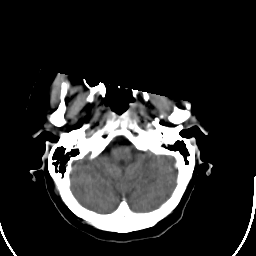
#> input picture CT/16003.png, 256 x 256 px
$ python main.py
#> lines starting #> are read from the running program, lines starting #| are printed output that depends on the picture; after the words box and inside, x2 and y2 are one past the last pixel; in counts of white or black regions, pixels touching at a corner belong together
import os
import cv2
import numpy as np
import pywt
from skimage.metrics import structural_similarity as ssim
from skimage.metrics import peak_signal_noise_ratio as psnr


# ============================================================
# DWT-BASED MEDICAL IMAGE FUSION
# CT + MRI IMAGE FUSION
# ============================================================

print("=" * 60)
print("       DWT-BASED MEDICAL IMAGE FUSION SYSTEM")
print("=" * 60)


# ------------------------------------------------------------
# 1. FILE PATHS
# ------------------------------------------------------------

CT_PATH = os.path.join("CT", "16003.png")
MRI_PATH = os.path.join("MRI", "16003.png")

OUTPUT_DIR = "outputs"

os.makedirs(OUTPUT_DIR, exist_ok=True)

FUSED_PATH = os.path.join(OUTPUT_DIR, "fused_image.png")
CT_GRAY_PATH = os.path.join(OUTPUT_DIR, "ct_processed.png")
MRI_GRAY_PATH = os.path.join(OUTPUT_DIR, "mri_processed.png")


# ------------------------------------------------------------
# 2. CHECK FILES
# ------------------------------------------------------------

print("\n[1] Checking input images...")

if not os.path.exists(CT_PATH):
    print("ERROR: CT image not found!")
    print("Expected:", CT_PATH)
    raise SystemExit

if not os.path.exists(MRI_PATH):
    print("ERROR: MRI image not found!")
    print("Expected:", MRI_PATH)
    raise SystemExit

print("CT image found  :", CT_PATH)
print("MRI image found :", MRI_PATH)


# ------------------------------------------------------------
# 3. LOAD IMAGES
# ------------------------------------------------------------

print("\n[2] Loading CT and MRI images...")

ct_image = cv2.imread(CT_PATH, cv2.IMREAD_GRAYSCALE)
#> ct_image is the input picture: shape (256, 256); min 0, max 255, mean 42.1
mri_image = cv2.imread(MRI_PATH, cv2.IMREAD_GRAYSCALE)
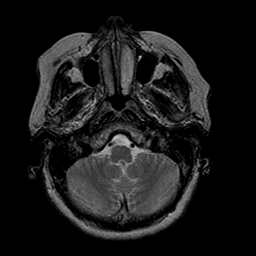
#> input picture MRI/16003.png, 256 x 256 px
#> mri_image is the input picture: shape (256, 256); min 0, max 201, mean 25

if ct_image is None:
    print("ERROR: Unable to read CT image.")
    raise SystemExit

if mri_image is None:
    print("ERROR: Unable to read MRI image.")
    raise SystemExit

print("CT shape  :", ct_image.shape)
#| CT shape  : (256, 256)
print("MRI shape :", mri_image.shape)
#| MRI shape : (256, 256)


# ------------------------------------------------------------
# 4. IMAGE PREPROCESSING
# ------------------------------------------------------------

print("\n[3] Preprocessing images...")

# Resize MRI to CT dimensions
if ct_image.shape != mri_image.shape:
    mri_image = cv2.resize(
        mri_image,
        (ct_image.shape[1], ct_image.shape[0]),
        interpolation=cv2.INTER_LINEAR
    )

# Normalize both images to 0-255
ct_image = cv2.normalize(
    ct_image,
    None,
    0,
    255,
    cv2.NORM_MINMAX
).astype(np.uint8)

mri_image = cv2.normalize(
    mri_image,
    None,
    0,
    255,
    cv2.NORM_MINMAX
).astype(np.uint8)

cv2.imwrite(CT_GRAY_PATH, ct_image)
cv2.imwrite(MRI_GRAY_PATH, mri_image)

print("Preprocessing completed.")
print("Final image size:", ct_image.shape)
#| Final image size: (256, 256)


# ------------------------------------------------------------
# 5. CONVERT TO FLOAT
# ------------------------------------------------------------

ct_float = ct_image.astype(np.float32) / 255.0
mri_float = mri_image.astype(np.float32) / 255.0


# ------------------------------------------------------------
# 6. DWT DECOMPOSITION
# ------------------------------------------------------------

print("\n[4] Performing DWT decomposition...")

wavelet = "db2"

ct_coefficients = pywt.dwt2(ct_float, wavelet)
mri_coefficients = pywt.dwt2(mri_float, wavelet)

ct_LL, (ct_LH, ct_HL, ct_HH) = ct_coefficients
mri_LL, (mri_LH, mri_HL, mri_HH) = mri_coefficients
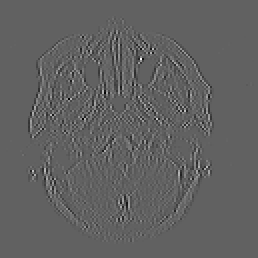
#> mri_HL: shape (129, 129) float32 (shown 2 times larger); min -0.301, max 0.483, mean -2.17e-05; drawn with min black and max white

print("DWT decomposition completed.")

print("CT LL shape :", ct_LL.shape)
#| CT LL shape : (129, 129)
print("MRI LL shape:", mri_LL.shape)
#| MRI LL shape: (129, 129)


# ------------------------------------------------------------
# 7. FUSION RULE
# ------------------------------------------------------------

print("\n[5] Applying DWT fusion rule...")


def average_fusion(ct_component, mri_component):
    """
    Average fusion for low-frequency components.
    """
    return (ct_component + mri_component) / 2.0
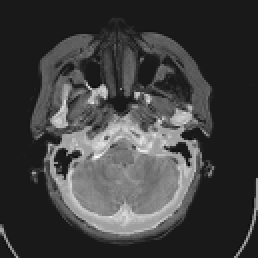
#> returned value: shape (129, 129) float32 (shown 2 times larger); min -0.193, max 1.72, mean 0.285; drawn with min black and max white


def maximum_abs_fusion(ct_component, mri_component):
    """
    Select coefficient having greater absolute magnitude.
    Useful for preserving important high-frequency details.
    """
    mask = np.abs(ct_component) >= np.abs(mri_component)
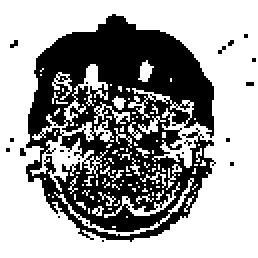
#> mask: shape (129, 129) bool (shown 2 times larger); 62.6% white; 23 black regions (22 under 20 px), largest, box (x1, y1, x2, y2) and area: (13, 7, 108, 121) 6133

    fused = np.where(
        mask,
        ct_component,
        mri_component
    )
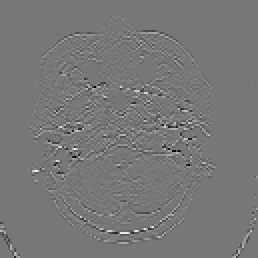
#> fused: shape (129, 129) float32 (shown 2 times larger); min -0.725, max 0.817, mean 0.000221; drawn with min black and max white

    return fused


# Low-frequency component
fused_LL = average_fusion(ct_LL, mri_LL)

# High-frequency components
fused_LH = maximum_abs_fusion(ct_LH, mri_LH)
fused_HL = maximum_abs_fusion(ct_HL, mri_HL)
#> in maximum_abs_fusion (call 2), `mask = np.abs(ct_component) >= np.abs(mri_component)`: mask: shape (129, 129) bool; 64% white; 29 black regions (28 under 20 px), largest, box (x1, y1, x2, y2) and area: (13, 7, 108, 121) 5882
fused_HH = maximum_abs_fusion(ct_HH, mri_HH)
#> in maximum_abs_fusion (call 3), `mask = np.abs(ct_component) >= np.abs(mri_component)`: mask: shape (129, 129) bool; 62.6% white; 26 black regions (25 under 20 px), largest, box (x1, y1, x2, y2) and area: (13, 7, 108, 122) 6136

print("Fusion rule applied.")


# ------------------------------------------------------------
# 8. INVERSE DWT
# ------------------------------------------------------------

print("\n[6] Performing inverse DWT...")

fused_coefficients = (
    fused_LL,
    (fused_LH, fused_HL, fused_HH)
)

fused_image = pywt.idwt2(
    fused_coefficients,
    wavelet
)
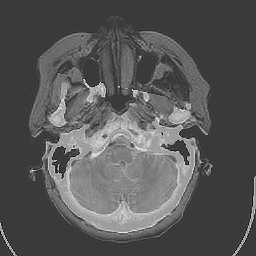
#> fused_image: shape (256, 256) float32; min -0.3, max 1, mean 0.145; drawn with min black and max white

print("Inverse DWT completed.")


# ------------------------------------------------------------
# 9. NORMALIZE FUSED IMAGE
# ------------------------------------------------------------

fused_image = np.nan_to_num(fused_image)

fused_image = np.clip(
    fused_image,
    0,
    1
)

fused_image_uint8 = (
    fused_image * 255
).astype(np.uint8)


# Make sure output has exactly the same size
fused_image_uint8 = cv2.resize(
    fused_image_uint8,
    (ct_image.shape[1], ct_image.shape[0]),
    interpolation=cv2.INTER_LINEAR
)


# ------------------------------------------------------------
# 10. IMAGE ENHANCEMENT
# ------------------------------------------------------------

print("\n[7] Enhancing fused image...")

clahe = cv2.createCLAHE(
    clipLimit=2.0,
    tileGridSize=(8, 8)
)

enhanced_fused = clahe.apply(
    fused_image_uint8
)
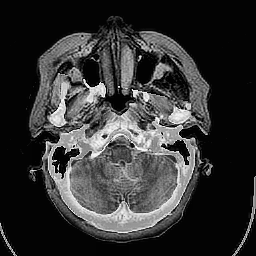
#> enhanced_fused: shape (256, 256); min 0, max 255, mean 51.8

# Save final image
cv2.imwrite(
    FUSED_PATH,
    enhanced_fused
)

print("Fused image saved successfully.")


# ------------------------------------------------------------
# 11. IMAGE QUALITY METRICS
# ------------------------------------------------------------

print("\n[8] Calculating image quality metrics...")


# SSIM between CT and fused image
ssim_ct = ssim(
    ct_image,
    enhanced_fused,
    data_range=255
)
#> ssim_ct = 0.385

# SSIM between MRI and fused image
ssim_mri = ssim(
    mri_image,
    enhanced_fused,
    data_range=255
)
#> ssim_mri = 0.455


# PSNR between CT and fused image
psnr_ct = psnr(
    ct_image,
    enhanced_fused,
    data_range=255
)
#> psnr_ct = 14.47

# PSNR between MRI and fused image
psnr_mri = psnr(
    mri_image,
    enhanced_fused,
    data_range=255
)
#> psnr_mri = 13.29


# ------------------------------------------------------------
# 12. INFORMATION ENTROPY
# ------------------------------------------------------------

def calculate_entropy(image):
    """
    Calculate information entropy of an image.
    Higher entropy generally indicates more information content.
    """

    histogram = cv2.calcHist(
        [image],
        [0],
        None,
        [256],
        [0, 256]
    )
#> histogram = 256 values, max 47847 at index 0, min 0 at index 1, mean 256

    histogram = histogram / histogram.sum()
#> histogram = 256 values, max 0.73 at index 0, min 0 at index 1, mean 0.00391

    histogram = histogram[
        histogram > 0
    ]
#> histogram = 92 values, max 0.73 at index 0, min 0.000198 at index 70, mean 0.0109

    entropy = -np.sum(
        histogram * np.log2(histogram)
    )
#> entropy = 2.09

    return float(entropy)


entropy_ct = calculate_entropy(ct_image)
#> entropy_ct = 2.09
entropy_mri = calculate_entropy(mri_image)
#> entropy_mri = 3.28
entropy_fused = calculate_entropy(enhanced_fused)
#> entropy_fused = 4.88


# ------------------------------------------------------------
# 13. DISPLAY RESULTS
# ------------------------------------------------------------

print("\n" + "=" * 60)
print("                 FUSION RESULTS")
print("=" * 60)

print("\nInput Images")
print("-" * 60)

print("CT image shape       :", ct_image.shape)
#| CT image shape       : (256, 256)
print("MRI image shape      :", mri_image.shape)
#| MRI image shape      : (256, 256)

print("\nSSIM")
print("-" * 60)

print("SSIM - CT vs Fused   :", round(ssim_ct, 4))
#| SSIM - CT vs Fused   : 0.3855
print("SSIM - MRI vs Fused  :", round(ssim_mri, 4))
#| SSIM - MRI vs Fused  : 0.4552

print("\nPSNR")
print("-" * 60)

print("PSNR - CT vs Fused   :", round(psnr_ct, 4), "dB")
#| PSNR - CT vs Fused   : 14.4697 dB
print("PSNR - MRI vs Fused  :", round(psnr_mri, 4), "dB")
#| PSNR - MRI vs Fused  : 13.2901 dB

print("\nInformation Entropy")
print("-" * 60)

print("Entropy - CT         :", round(entropy_ct, 4))
#| Entropy - CT         : 2.0867
print("Entropy - MRI        :", round(entropy_mri, 4))
#| Entropy - MRI        : 3.2793
print("Entropy - Fused      :", round(entropy_fused, 4))
#| Entropy - Fused      : 4.8773

print("\nOutput")
print("-" * 60)

print("Fused image           :", FUSED_PATH)

print("\n" + "=" * 60)
print("       DWT IMAGE FUSION COMPLETED SUCCESSFULLY")
print("=" * 60)


# ------------------------------------------------------------
# 14. SHOW IMAGES
# ------------------------------------------------------------

cv2.imshow(
    "CT Image",
    ct_image
)

cv2.imshow(
    "MRI Image",
    mri_image
)

cv2.imshow(
    "DWT Fused Image",
    enhanced_fused
)

print("\nPress any key inside an image window to close it.")

cv2.waitKey(0)
cv2.destroyAllWindows()
